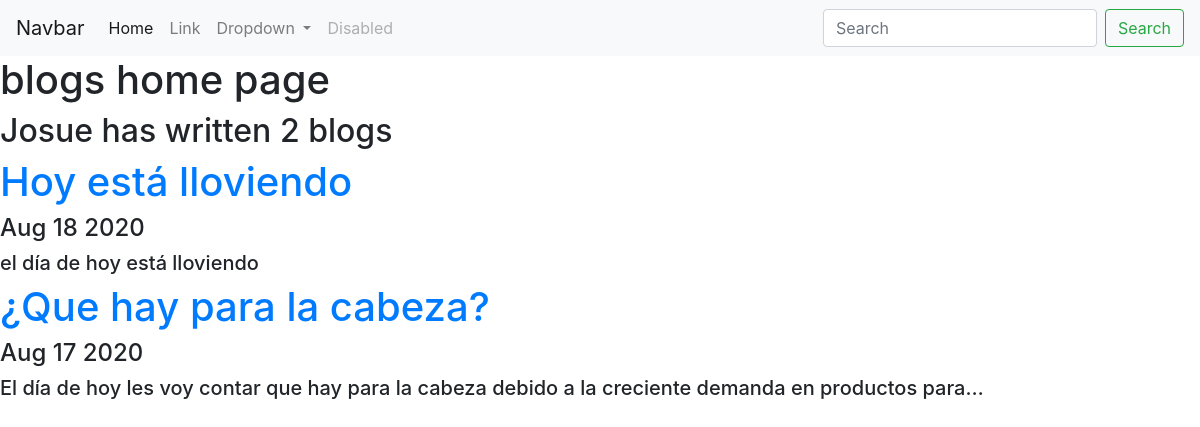
Screenshot of /blog/ with the database file from the repository.
### blog/models.py (models this page shows, shortened)
class Blog(models.Model):
	title = models.CharField(max_length = 100)
	description = models.TextField()
	date = models.DateField()

### blog/views.py (the view)
# urls.py: path('', views.all_blogs, name='all_blogs'),
def all_blogs(request):
	blogs = Blog.objects.all().order_by('-date')
	return render(request, 'blog/all_blogs.html', {'blogs':blogs})

### blog/templates/blog/all_blogs.html
{% extends 'portfolio/base.html' %}
{% block content %}
<h1>blogs home page</h1>
<h2> Josue has written {{blogs.count}} blog{{ blogs.count|pluralize }} </h2>
{% for item in blogs %}
<a href="{% url 'blog:detail' item.id %}"><h1>{{ item.title }}</h1></a>
<h4>{{ item.date|date:'M d Y' }}</h3>
<h5>{{ item.description|truncatechars:100 }}</h5>
{% endfor %}
{% endblock %}

### rows the page displays
Blog: title "Hoy está lloviendo", date "Aug 18 2020", description "el día de hoy está lloviendo"
Blog: title "¿Que hay para la cabeza?", date "Aug 17 2020", description "El día de hoy les voy contar que hay para la cabeza debido a la creciente demanda en productos para…"

### other values shown
{{ blogs.count }} "2"
